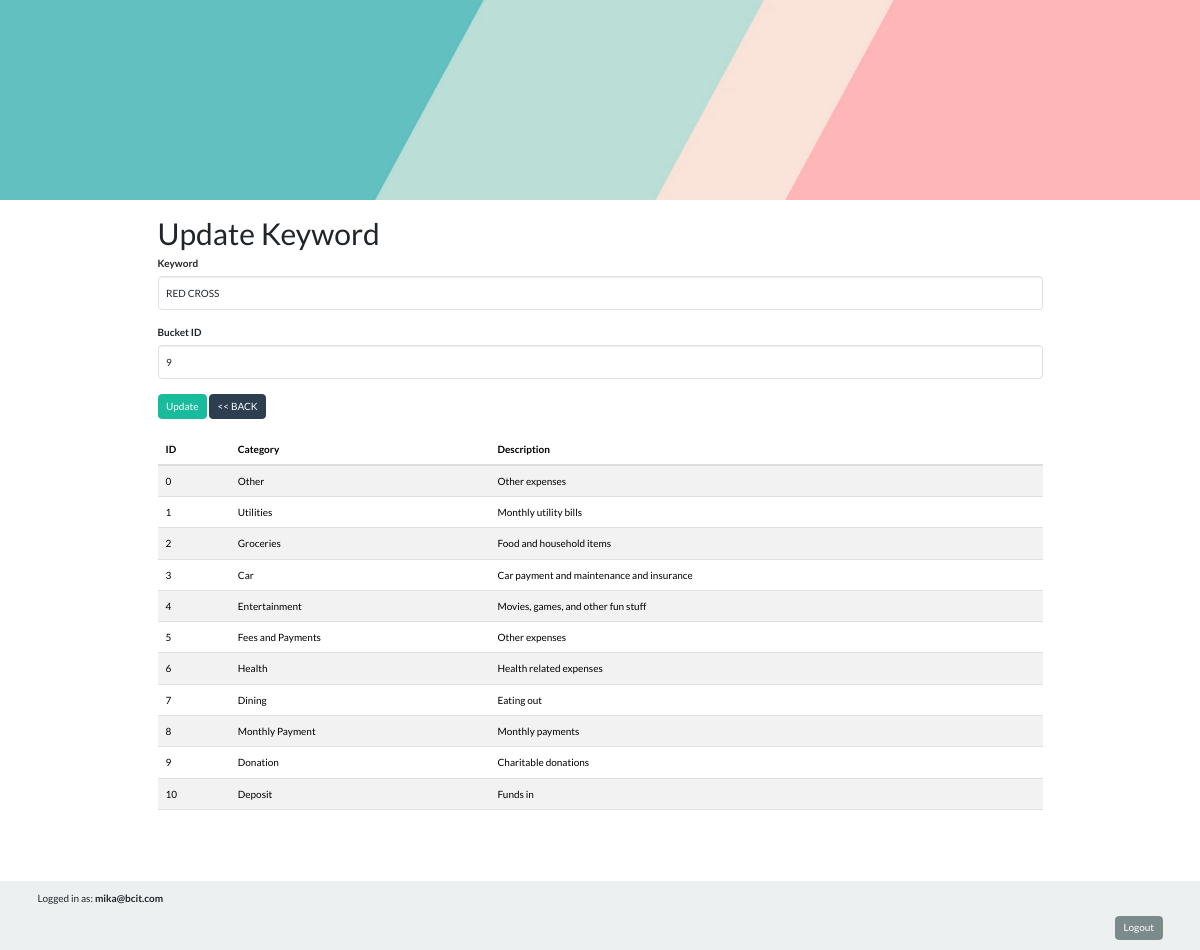
The page /src/actions/update/update_keyword.php?id=2 (signed in) on the database its author committed.
### tables this page shows
CREATE TABLE keywords (
          id INTEGER PRIMARY KEY AUTOINCREMENT,
          keyword VARCHAR(255) UNIQUE NOT NULL,
          bucket_id INTEGER NOT NULL,
          FOREIGN KEY (bucket_id) REFERENCES buckets(id)
      );

CREATE TABLE buckets (
                id INTEGER PRIMARY KEY AUTOINCREMENT,
                category TEXT NOT NULL,
                description TEXT NOT NULL
            );

### src/classes/Keyword.php (called while the page is built, shortened)
<?php
class Keyword
{
  public static function findById($keywordId)
  {
    $db = Database::getConnection();
    $stmt = $db->prepare('SELECT * FROM keywords WHERE id = ?');
    $stmt->bindValue(1, $keywordId, SQLITE3_INTEGER);
    $result = $stmt->execute();
    return $result->fetchArray(SQLITE3_ASSOC);
  }
}

### src/classes/Bucket.php (called while the page is built, shortened)
<?php
class Bucket
{
  public static function fetchAll()
  {
    $db = Database::getConnection();
    $result = $db->query('SELECT * FROM buckets');
    $buckets = [];
    while ($row = $result->fetchArray(SQLITE3_ASSOC)) {
      $buckets[] = $row;
    }
    return $buckets;
  }
}

### src/tables/buckets.php (the view, shortened to what this page needs)
<?php
function displayBuckets($readOnly = true)
{
  $buckets = Bucket::fetchAll();
  if (!empty($buckets)) {
    echo "<table width='100%' class='table table-striped'>";
    echo "<thead>";
    echo "<tr>";
    echo "<th>ID</th>";
    echo "<th>Category</th>";
    echo "<th>Description</th>";
    echo "</tr>";
    echo "</thead>";
    echo "<tbody>";
    foreach ($buckets as $bucket) {
      echo "<tr>";
      echo "<td>" . htmlspecialchars($bucket['id']) . "</td>";
      echo "<td>" . htmlspecialchars($bucket['category']) . "</td>";
      echo "<td>" . htmlspecialchars($bucket['description']) . "</td>";
      echo "</tr>";
    }
    echo "</tbody>";
    echo "</table>";
  } else {
    echo "<p>No bucket records found.</p>";
  }
}

### src/actions/update/update_keyword.php (shortened to what this page needs)
<?php
include($_SERVER['DOCUMENT_ROOT'] . "/src/inc_header.php");
if (isset($_GET['id'])) {
  $keywordId = $_GET['id'];
  $keyword = Keyword::findById($keywordId);
  if ($keyword) {
?>
    <h1>Update Keyword</h1>
    <form action="update_keyword_process.php" method="post">
      <div class="form-group">
        <label for="Keyword" class="control-label">Keyword</label>
        <input type="text" class="form-control" name="Keyword" id="Keyword" value="<?php echo htmlspecialchars($keyword['keyword']); ?>" required>
      </div>
      <div class="form-group">
        <label for="Bucket_Id" class="control-label">Bucket ID</label>
        <input type="text" class="form-control" name="Bucket_Id" id="Bucket_Id" value="<?php echo htmlspecialchars($keyword['bucket_id']); ?>" required>
      </div>
      <div class="form-group">
        <input type="submit" value="Update" name="submit" class="btn btn-success">
        <a href="../../actions/admin/manage_keywords.php" class="btn btn-primary">&lt;&lt; BACK</a>
      </div>
      <?php
      include($_SERVER['DOCUMENT_ROOT'] . "/tables/buckets.php");
      displayBuckets();
      ?>
    </form>
<?php
  } else {
    echo "<p>Keyword with ID $bucketId not found.</p>";
  }
} else {
  echo "<p>No keyword ID provided.</p>";
}
include("../../inc_footer.php");
?>

### rows shown on the page
keywords: Keyword "RED CROSS", Bucket_Id "9"
buckets: id "0", category "Other", description "Other expenses"
buckets: id "1", category "Utilities", description "Monthly utility bills"
buckets: id "2", category "Groceries", description "Food and household items"
buckets: id "3", category "Car", description "Car payment and maintenance and insurance"
buckets: id "4", category "Entertainment", description "Movies, games, and other fun stuff"
buckets: id "5", category "Fees and Payments", description "Other expenses"
buckets: id "6", category "Health", description "Health related expenses"
buckets: id "7", category "Dining", description "Eating out"
buckets: id "8", category "Monthly Payment", description "Monthly payments"
buckets: id "9", category "Donation", description "Charitable donations"
buckets: id "10", category "Deposit", description "Funds in"

### other values the page prints
$_SESSION['user_email'] "mika@bcit.com"
